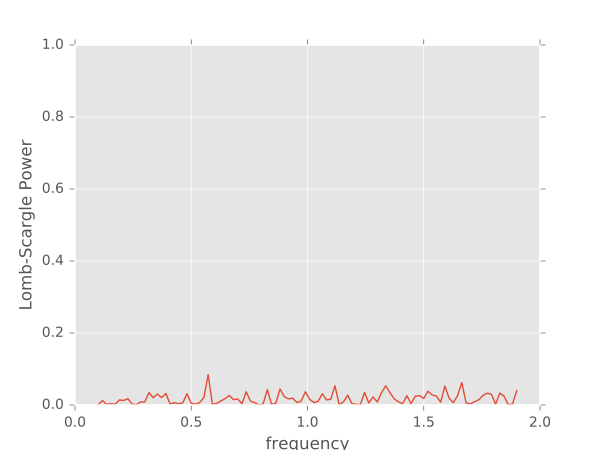

Write the Python code that produced this figure.
import numpy as np
import matplotlib.pyplot as plt
from lombscargle import LombScargle

rand = np.random.RandomState(42)
t = 100 * rand.rand(100)
dy = 0.1
y = np.sin(2 * np.pi * t) + dy * rand.randn(100)

frequency = np.linspace(0.1, 1.9, 100)
power = LombScargle(t, y, dy).power(frequency)

plt.style.use('ggplot')
plt.figure(figsize=(6, 4.5))
plt.plot(frequency, power)
plt.xlabel('frequency')
plt.ylabel('Lomb-Scargle Power')
plt.ylim(0, 1)
